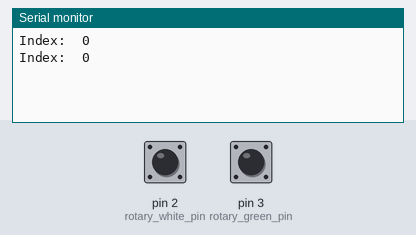
Bench run of a sketch on a simulated Arduino Uno, built with avr-gcc and run on an emulated ATmega328P. Parts: the last lines printed to the serial monitor. The inputs (shaded band) are chosen by the test bench; at power-on: pin 2 (rotary_white_pin) HIGH, pin 3 (rotary_green_pin) HIGH.

Above: at 2.2 s.
2.3 s: pin 2 (rotary_white_pin) pulled LOW for 1 s
At 3.8 s:
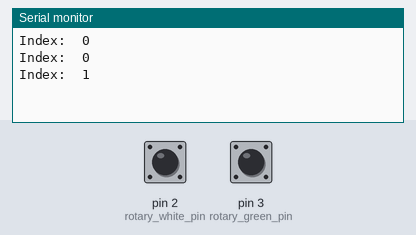
4.8 s: pin 3 (rotary_green_pin) pulled LOW for 1 s
At 5.8 s:
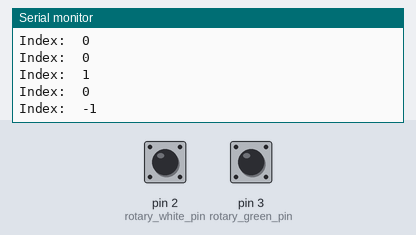
Timing chart, 0 to 7.8 s (numbered marks = the images above; inputs shaded):
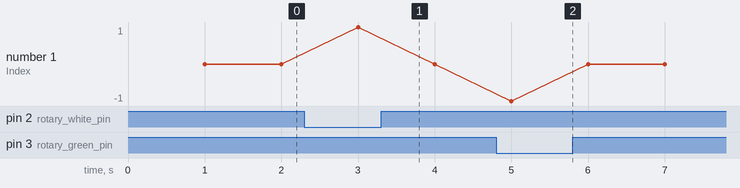

The sketch:

rotary_encoder_test.ino
```cpp
volatile int rotary_index = 0;
volatile bool clockwise = false;

int rotary_white_pin = 2;
bool white_value = LOW;

int rotary_green_pin = 3;
int green_value = LOW;

void setup() {
  Serial.begin(9600);

  pinMode(rotary_white_pin, INPUT_PULLUP);
  white_value = digitalRead(rotary_white_pin);
  attachInterrupt(digitalPinToInterrupt(rotary_white_pin), white_changed, CHANGE);

  pinMode(rotary_green_pin, INPUT_PULLUP);
  green_value = digitalRead(rotary_green_pin);
  attachInterrupt(digitalPinToInterrupt(rotary_green_pin), green_changed, CHANGE);
  delay(1000);

  rotary_index = 0;
}

void white_changed() {
  white_value = digitalRead(rotary_white_pin);
  if (white_value == green_value) {
    rotary_index -= 1;
    clockwise = false;
  }
  else {
    rotary_index += 1;
    clockwise = true;
  }
}

void green_changed() {
  green_value = digitalRead(rotary_green_pin);
  if (green_value == white_value) {
    rotary_index += 1;
    clockwise = true;
  }
  else {
    rotary_index -= 1;
    clockwise = false;
  }
}

void loop() {
  Serial.println("Index:  " + String(rotary_index));
  delay(1000);
}
```

Measured:
- after the input at 2.3 s, the serial monitor: prints a new line after 0.70 s (image 1)
- after the input at 4.8 s, the serial monitor: prints a new line after 0.20 s (image 2)
